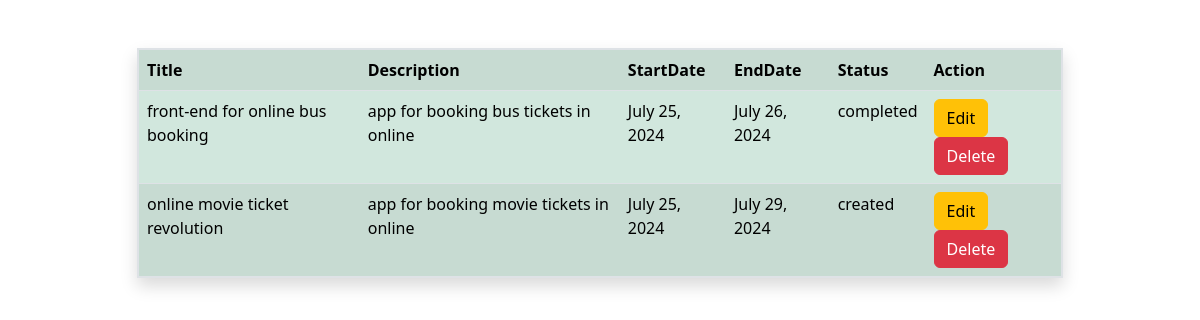
Before: /works/all/ with the older database file.
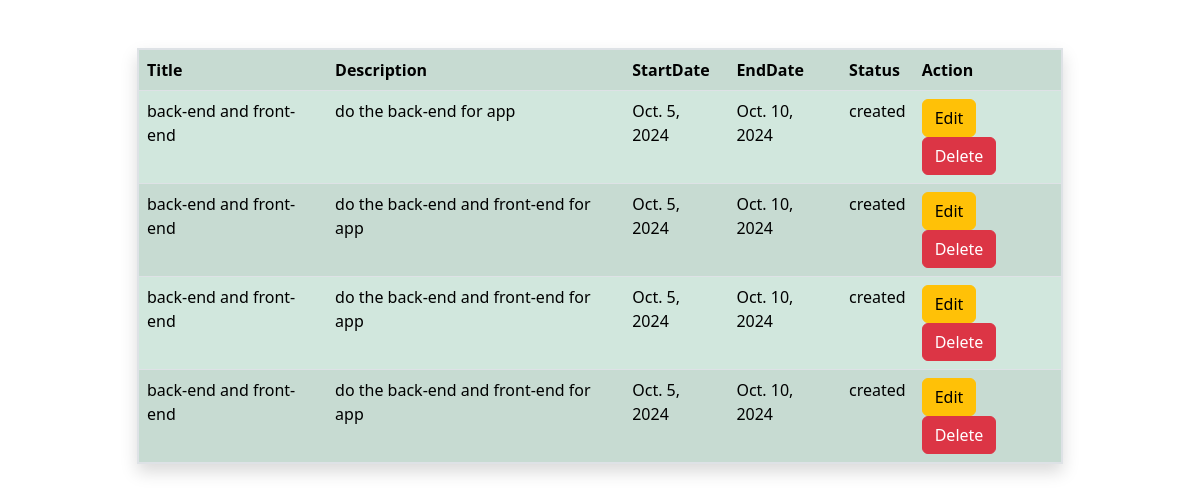
After: the same page with the newer database file.
### Myapp/models.py (models this page shows, shortened)
class Work(models.Model):
    employee_object=models.ForeignKey(Employee,on_delete=models.CASCADE)
    title=models.CharField(max_length=100)
    description=models.CharField(max_length=100)
    start_date=models.DateField()
    end_date=models.DateField()
    status_options=(
        ("created","created"),
        ("wip","wip"),
        ("completed","completed"),
        ("due","due")
    )
    status=models.CharField(max_length=200,choices=status_options,default="created")

### Myapp/views.py (the view)
# urls.py: path("works/all/",views.WorkListView.as_view(),name="work-list"),
class WorkListView(View):
    def get(self,request,*args, **kwargs):
        qs=Work.objects.all()
        return render(request,"work_list.html",{"works":qs})

### Myapp/templates/work_list.html (shortened to what this page needs)
<!DOCTYPE html>
<html lang="en">
<head>
    <link href="https://cdn.jsdelivr.net/npm/bootstrap@5.3.3/dist/css/bootstrap.min.css" rel="stylesheet">
</head>
<body>
    <div class="container">
        <div class="row">
            <div class="col-1"></div>
            <div class="col-10">
                <table class="table table-striped  mt-5 table-success border border-2 shadow ">
                    <tr>
                        <th>Title</th>
                        <th>Description</th>
                        <th>StartDate</th>
                        <th>EndDate</th>
                        <th>Status</th>
                        <th>Action</th>
                    </tr>
                    {%for w in works%}
                       <tr>
                         <td>{{w.title}}</td>
                        <td>{{w.description}}</td>
                        <td>{{w.start_date}}</td>
                        <td>{{w.end_date}}</td>
                        <td>{{w.status}}</td>
                        <td>
                            <a href="{%url 'work-edit' w.id%}" class="btn btn-warning">Edit</a>
                            <a href="{%url 'work-remove' w.id%}" class="btn btn-danger">Delete</a>
                        </td>
                       </tr>
                    {%endfor%}
                </table>
            </div>
            <div class="col-1"></div>
        </div>
    </div>
</body>
</html>

Changed rows visible on the page:
removed Work: title "front-end for online bus booking", description "app for booking bus tickets in online", start_date "July 25, 2024", end_date "July 26, 2024", status "completed"
changed Work: title "online movie ticket revolution" → "back-end and front-end"; description "app for booking movie tickets in online" → "do the back-end for app"; start_date "July 25, 2024" → "Oct. 5, 2024"; end_date "July 29, 2024" → "Oct. 10, 2024"
added Work: title "back-end and front-end", description "do the back-end and front-end for app", start_date "Oct. 5, 2024", end_date "Oct. 10, 2024", status "created"
added Work: title "back-end and front-end", description "do the back-end and front-end for app", start_date "Oct. 5, 2024", end_date "Oct. 10, 2024", status "created"
added Work: title "back-end and front-end", description "do the back-end and front-end for app", start_date "Oct. 5, 2024", end_date "Oct. 10, 2024", status "created"
